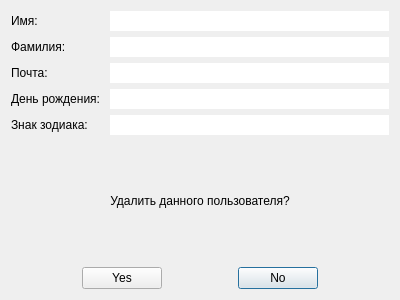
<?xml version="1.0" encoding="UTF-8"?>
<ui version="4.0">
 <class>DeleteDialog</class>
 <widget class="QDialog" name="DeleteDialog">
  <property name="windowModality">
   <enum>Qt::WindowModal</enum>
  </property>
  <property name="geometry">
   <rect>
    <x>0</x>
    <y>0</y>
    <width>400</width>
    <height>300</height>
   </rect>
  </property>
  <property name="windowTitle">
   <string>Delete dialog</string>
  </property>
  <layout class="QGridLayout" name="gridLayout_3" rowstretch="1,0" rowminimumheight="0,0">
   <item row="0" column="0">
    <layout class="QGridLayout" name="gridLayout">
     <item row="4" column="0">
      <widget class="QLabel" name="ZodiacSignL">
       <property name="text">
        <string>Знак зодиака: </string>
       </property>
      </widget>
     </item>
     <item row="1" column="0">
      <widget class="QLabel" name="LastNameL">
       <property name="text">
        <string>Фамилия: </string>
       </property>
      </widget>
     </item>
     <item row="2" column="0">
      <widget class="QLabel" name="EmailL">
       <property name="text">
        <string>Почта: </string>
       </property>
      </widget>
     </item>
     <item row="0" column="0">
      <widget class="QLabel" name="FirstNameL">
       <property name="text">
        <string>Имя: </string>
       </property>
      </widget>
     </item>
     <item row="3" column="0">
      <widget class="QLabel" name="BirthDayL">
       <property name="text">
        <string>День рождения: </string>
       </property>
      </widget>
     </item>
     <item row="0" column="1">
      <widget class="QLineEdit" name="FirstNameLE">
       <property name="frame">
        <bool>false</bool>
       </property>
       <property name="readOnly">
        <bool>true</bool>
       </property>
      </widget>
     </item>
     <item row="1" column="1">
      <widget class="QLineEdit" name="LastNameLE">
       <property name="frame">
        <bool>false</bool>
       </property>
       <property name="readOnly">
        <bool>true</bool>
       </property>
      </widget>
     </item>
     <item row="2" column="1">
      <widget class="QLineEdit" name="EmailLE">
       <property name="frame">
        <bool>false</bool>
       </property>
       <property name="readOnly">
        <bool>true</bool>
       </property>
      </widget>
     </item>
     <item row="4" column="1">
      <widget class="QLineEdit" name="ZodiacSignLE">
       <property name="frame">
        <bool>false</bool>
       </property>
       <property name="readOnly">
        <bool>true</bool>
       </property>
      </widget>
     </item>
     <item row="3" column="1">
      <widget class="QLineEdit" name="BirthDayLE">
       <property name="frame">
        <bool>false</bool>
       </property>
       <property name="readOnly">
        <bool>true</bool>
       </property>
      </widget>
     </item>
    </layout>
   </item>
   <item row="1" column="0">
    <layout class="QGridLayout" name="gridLayout_2">
     <item row="1" column="3">
      <widget class="QPushButton" name="NopBtn">
       <property name="text">
        <string>No</string>
       </property>
      </widget>
     </item>
     <item row="1" column="2">
      <spacer name="horizontalSpacer_3">
       <property name="orientation">
        <enum>Qt::Horizontal</enum>
       </property>
       <property name="sizeHint" stdset="0">
        <size>
         <width>40</width>
         <height>20</height>
        </size>
       </property>
      </spacer>
     </item>
     <item row="1" column="1">
      <widget class="QPushButton" name="YespBtn">
       <property name="text">
        <string>Yes</string>
       </property>
      </widget>
     </item>
     <item row="1" column="4">
      <spacer name="horizontalSpacer_2">
       <property name="orientation">
        <enum>Qt::Horizontal</enum>
       </property>
       <property name="sizeHint" stdset="0">
        <size>
         <width>40</width>
         <height>20</height>
        </size>
       </property>
      </spacer>
     </item>
     <item row="1" column="0">
      <spacer name="horizontalSpacer">
       <property name="orientation">
        <enum>Qt::Horizontal</enum>
       </property>
       <property name="sizeHint" stdset="0">
        <size>
         <width>40</width>
         <height>20</height>
        </size>
       </property>
      </spacer>
     </item>
     <item row="0" column="0" colspan="5">
      <widget class="QLabel" name="label">
       <property name="text">
        <string>Удалить данного пользователя?</string>
       </property>
       <property name="alignment">
        <set>Qt::AlignCenter</set>
       </property>
      </widget>
     </item>
    </layout>
   </item>
  </layout>
 </widget>
 <resources/>
 <connections/>
</ui>
